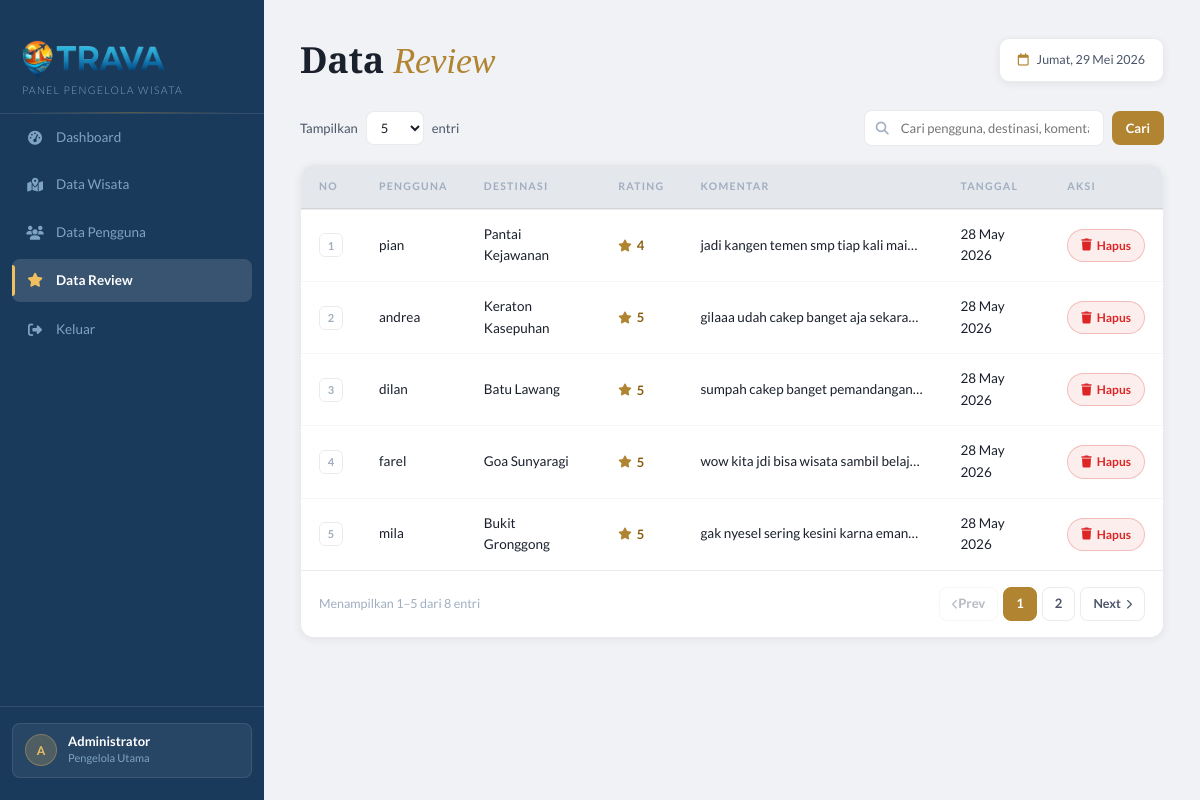
The app's page /admin/review/data.php (signed in) with its own data.
### tables this page shows
CREATE TABLE `review` (
  `id` int(11) NOT NULL,
  `user_id` int(11) DEFAULT NULL,
  `wisata_id` int(11) DEFAULT NULL,
  `komentar` text DEFAULT NULL,
  `rating` int(11) DEFAULT NULL,
  `created_at` timestamp NOT NULL DEFAULT current_timestamp()
);

CREATE TABLE `users` (
  `id` int(11) NOT NULL,
  `nama` varchar(100) NOT NULL,
  `email` varchar(100) NOT NULL,
  `password` varchar(255) NOT NULL,
  `role` enum('user','admin') DEFAULT 'user',
  `level` enum('Newbie','Explorer','Traveler','Expert Traveler','Cirebon Master') DEFAULT 'Newbie',
  `wacana_count` int(11) DEFAULT 0,
  `total_review` int(11) DEFAULT 0,
  `total_wishlist` int(11) DEFAULT 0,
  `total_trip` int(11) DEFAULT 0,
  `created_at` timestamp NOT NULL DEFAULT current_timestamp(),
  `foto` varchar(255) DEFAULT NULL
);

CREATE TABLE `wisata` (
  `id` int(11) NOT NULL,
  `nama` varchar(100) NOT NULL,
  `deskripsi` text DEFAULT NULL,
  `lokasi` varchar(150) DEFAULT 'Cirebon',
  `alamat_detail` text DEFAULT NULL,
  `kategori` varchar(50) DEFAULT NULL,
  `harga` int(11) DEFAULT 0,
  `fasilitas` text DEFAULT NULL,
  `aktivitas` text DEFAULT NULL,
  `gambar` varchar(255) DEFAULT NULL,
  `maps` text DEFAULT NULL,
  `rating_avg` float DEFAULT 0,
  `rating_count` int(11) DEFAULT 0,
  `created_at` timestamp NOT NULL DEFAULT current_timestamp(),
  `harga_sebelumnya` int(11) DEFAULT NULL
);

### admin/review/data.php (the view, shortened to what this page needs)
<?php
include '../../config/koneksi.php';
$search = isset($_GET['search']) ? mysqli_real_escape_string($conn, $_GET['search']) : '';
$sort_col = isset($_GET['sort']) ? $_GET['sort'] : 'id';
$sort_dir = isset($_GET['dir']) && $_GET['dir'] === 'asc' ? 'ASC' : 'DESC';
$per_page = isset($_GET['per_page']) ? (int)$_GET['per_page'] : 5;
$page = isset($_GET['page']) ? max(1,(int)$_GET['page']) : 1;
$join = "FROM review r LEFT JOIN users u ON r.user_id = u.id LEFT JOIN wisata w ON r.wisata_id = w.id";
$where = $search ? "WHERE u.nama LIKE '%$search%' OR w.nama LIKE '%$search%' OR r.komentar LIKE '%$search%'" : '';
$total_rows = mysqli_fetch_assoc(mysqli_query($conn,"SELECT COUNT(*) as c $join $where"))['c'];
$total_pages = max(1, ceil($total_rows / $per_page));
$page = min($page, $total_pages);
$offset = ($page - 1) * $per_page;
$data = mysqli_query($conn, "SELECT r.*, u.nama as nama_user, w.nama as nama_wisata $join $where ORDER BY r.$sort_col $sort_dir LIMIT $per_page OFFSET $offset");
function sort_link_r($col, $label, $cc, $cd, $s, $pp) {
  $next_dir = ($cc===$col && $cd==='ASC') ? 'desc' : 'asc';
  $q = http_build_query(['search'=>$s,'sort'=>$col,'dir'=>$next_dir,'page'=>1,'per_page'=>$pp]);
  return "<a href='data.php?$q' class='sort-link'>$label</a>";
}
?>
<!DOCTYPE html>
<html lang="id">
<head>
<link rel="stylesheet" href="https://cdnjs.cloudflare.com/ajax/libs/font-awesome/6.5.2/css/all.min.css">
</head>
<body>
<aside class="sidebar">
  <div class="sidebar-logo">
    <div class="logo-row">
      <img src="../../assets/img/logo-trava.png" alt="TRAVA" class="logo-img">
    </div>
    <div class="logo-tagline">Panel Pengelola Wisata</div>
  </div>
  <a href="../index.php" class="nav-item"><i class="fa-solid fa-gauge-high"></i> Dashboard</a>
  <a href="../wisata/data.php" class="nav-item"><i class="fa-solid fa-map-location-dot"></i> Data Wisata</a>
  <a href="../user/data.php" class="nav-item"><i class="fa-solid fa-users"></i> Data Pengguna</a>
  <a href="../review/data.php" class="nav-item active"><i class="fa-solid fa-star"></i> Data Review</a>
  <a href="../../logout.php" class="nav-item" style="margin-top:4px;"><i class="fa-solid fa-right-from-bracket"></i> Keluar</a>
  <div class="sidebar-bottom">
    <div class="admin-pill">
      <div class="admin-avatar">A</div>
      <div><div class="admin-name">Administrator</div><div class="admin-role">Pengelola Utama</div></div>
    </div>
  </div>
</aside>
<main class="main">
  <div class="topbar">
    <div class="topbar-left">
      <div class="page-title">Data <span>Review</span></div>
    </div>
    <div class="topbar-right">
      <div class="topbar-date"><i class="fa-regular fa-calendar"></i><span id="tanggal"></span></div>
    </div>
  </div>
  <form method="GET" id="mainForm">
    <div class="toolbar-row2">
      <div class="toolbar-row2-left">
        <div class="show-entries">
          Tampilkan
          <select name="per_page" onchange="document.getElementById('mainForm').submit()">
            <option value="5"  <?= $per_page==5  ? 'selected' : '' ?>>5</option>
          </select>
          entri
        </div>
      </div>
      <div class="toolbar-row2-right">
        <div class="search-wrap">
          <i class="fa-solid fa-magnifying-glass"></i>
          <input type="text" name="search" placeholder="Cari pengguna, destinasi, komentar..." value="<?= htmlspecialchars($search) ?>">
        </div>
        <button type="submit" class="btn-search">Cari</button>
      </div>
    </div>
  </form>
  <div class="table-wrap">
    <table>
      <thead>
        <tr>
          <th>No</th>
          <th>Pengguna</th>
          <th>Destinasi</th>
          <th><?= sort_link_r('rating','Rating',$sort_col,$sort_dir,$search,$per_page) ?></th>
          <th>Komentar</th>
          <th><?= sort_link_r('created_at','Tanggal',$sort_col,$sort_dir,$search,$per_page) ?></th>
          <th>Aksi</th>
        </tr>
      </thead>
      <tbody>
      <?php if(mysqli_num_rows($data)===0): ?>
        <tr><td colspan="7"><div class="empty-state"><i class="fa-solid fa-star"></i>Tidak ada data review ditemukan.</div></td></tr>
      <?php else: $no=$offset+1; while($d=mysqli_fetch_assoc($data)): ?>
        <tr>
          <td><span class="row-no"><?= $no++ ?></span></td>
          <td><?= htmlspecialchars($d['nama_user'] ?? '-') ?></td>
          <td><?= htmlspecialchars($d['nama_wisata'] ?? '-') ?></td>
          <td><span class="rating-cell"><i class="fa-solid fa-star" style="color:var(--gold);font-size:12px;"></i><?= $d['rating'] ?></span></td>
          <td style="max-width:260px;white-space:nowrap;overflow:hidden;text-overflow:ellipsis;"><?= htmlspecialchars($d['komentar'] ?? '') ?></td>
          <td><?= isset($d['created_at']) ? date('d M Y', strtotime($d['created_at'])) : '-' ?></td>
          <td>
            <a href="hapus.php?id=<?= $d['id'] ?>" class="btn-hapus" onclick="return confirm('Hapus review ini?')"><i class="fa-solid fa-trash"></i> Hapus</a>
          </td>
        </tr>
      <?php endwhile; endif; ?>
      </tbody>
    </table>
    <?php
      $qb=['search'=>$search,'sort'=>$sort_col,'dir'=>strtolower($sort_dir),'per_page'=>$per_page];
      $from = $total_rows==0 ? 0 : $offset+1;
      $to   = min($offset+$per_page,$total_rows);
    ?>
    <div class="pagination-wrap">
      <div class="pagination-info">Menampilkan <?= $from ?>–<?= $to ?> dari <?= $total_rows ?> entri</div>
      <div class="pagination">
        <?php if($page>1): ?>
          <a href="?<?= http_build_query(array_merge($qb,['page'=>$page-1])) ?>" class="prev-next"><i class="fa-solid fa-chevron-left" style="font-size:10px;"></i> Prev</a>
        <?php else: ?>
          <span style="opacity:0.4;cursor:default;"><i class="fa-solid fa-chevron-left" style="font-size:10px;"></i> Prev</span>
        <?php endif; ?>
        <?php
        $shown=[];
        for($i=1;$i<=$total_pages;$i++){
          if($i==1||$i==$total_pages||abs($i-$page)<=1) $shown[]=$i;
          elseif(abs($i-$page)==2) $shown[]='…';
        }
        $prev=null;
        foreach($shown as $s){
          if($s==='…'&&$prev!=='…') echo "<span class='dots'>…</span>";
          elseif($s!=='…'){
            if($s==$page) echo "<span class='current'>$s</span>";
            else echo "<a href='?".http_build_query(array_merge($qb,['page'=>$s]))."'>$s</a>";
          }
          $prev=$s;
        }
        ?>
        <?php if($page<$total_pages): ?>
          <a href="?<?= http_build_query(array_merge($qb,['page'=>$page+1])) ?>" class="prev-next">Next <i class="fa-solid fa-chevron-right" style="font-size:10px;"></i></a>
        <?php else: ?>
          <span style="opacity:0.4;cursor:default;">Next <i class="fa-solid fa-chevron-right" style="font-size:10px;"></i></span>
        <?php endif; ?>
      </div>
    </div>
  </div>
</main>
</body>
</html>

### records on screen
review: user.nama "pian", wisata.nama "Pantai Kejawanan", rating "4", komentar "jadi kangen temen smp tiap kali mai…", created_at "28 May 2026"
review: user.nama "andrea", wisata.nama "Keraton Kasepuhan", rating "5", komentar "gilaaa udah cakep banget aja sekara…", created_at "28 May 2026"
review: user.nama "dilan", wisata.nama "Batu Lawang", rating "5", komentar "sumpah cakep banget pemandangan…", created_at "28 May 2026"
review: user.nama "farel", wisata.nama "Goa Sunyaragi", rating "5", komentar "wow kita jdi bisa wisata sambil belaj…", created_at "28 May 2026"
review: user.nama "mila", wisata.nama "Bukit Gronggong", rating "5", komentar "gak nyesel sering kesini karna eman…", created_at "28 May 2026"

### other values on screen
$label "RATING TANGGAL"
$from "1"
$to "5"
$total_rows "8"
$s "1"
$s "2"
